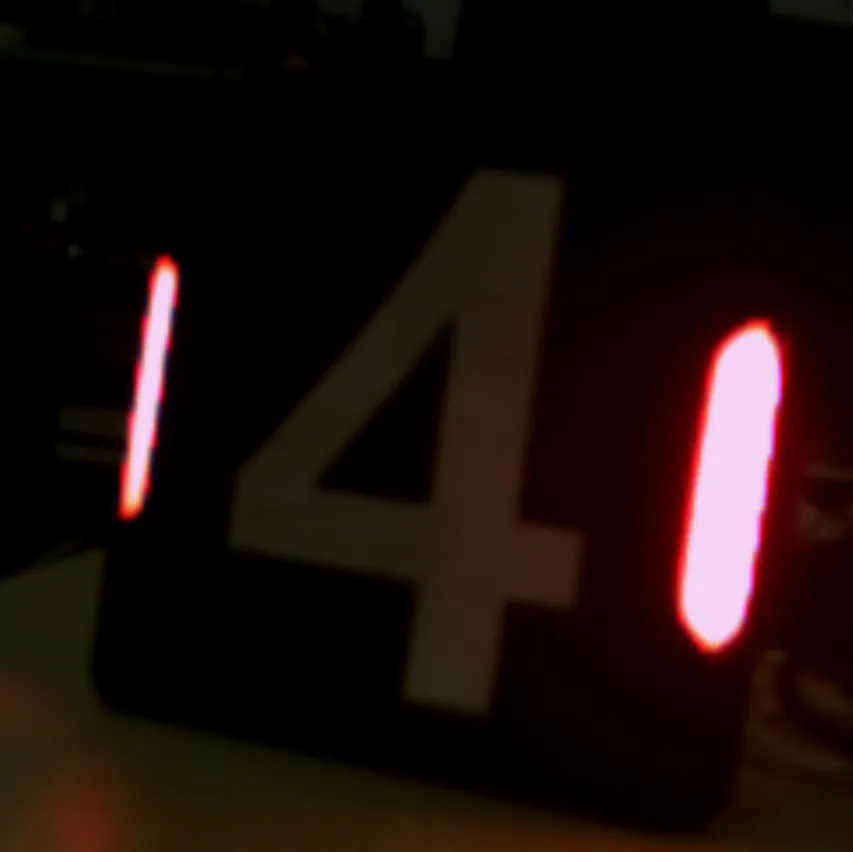
//> input picture image1.png, 853 x 852 px
$ ./Light_detection   (built with g++ and OpenCV 4)
//> lines starting //> are read from the running program, lines starting //| are printed output that depends on the picture; after the words box and inside, x2 and y2 are one past the last pixel; in counts of white or black regions, pixels touching at a corner belong together
//> further down, inputImage is the input picture: 852 rows x 853 cols, CV_8UC3; mean B, G, R 11.3, 14.7, 25.9
#include <opencv2/opencv.hpp>
#include <iostream>

void detectLights(const cv::Mat& inputImage) {
    cv::Mat grayImage, binaryImage, contoursImage;

    // 将图像转换为灰度图
    cv::cvtColor(inputImage, grayImage, cv::COLOR_BGR2GRAY);
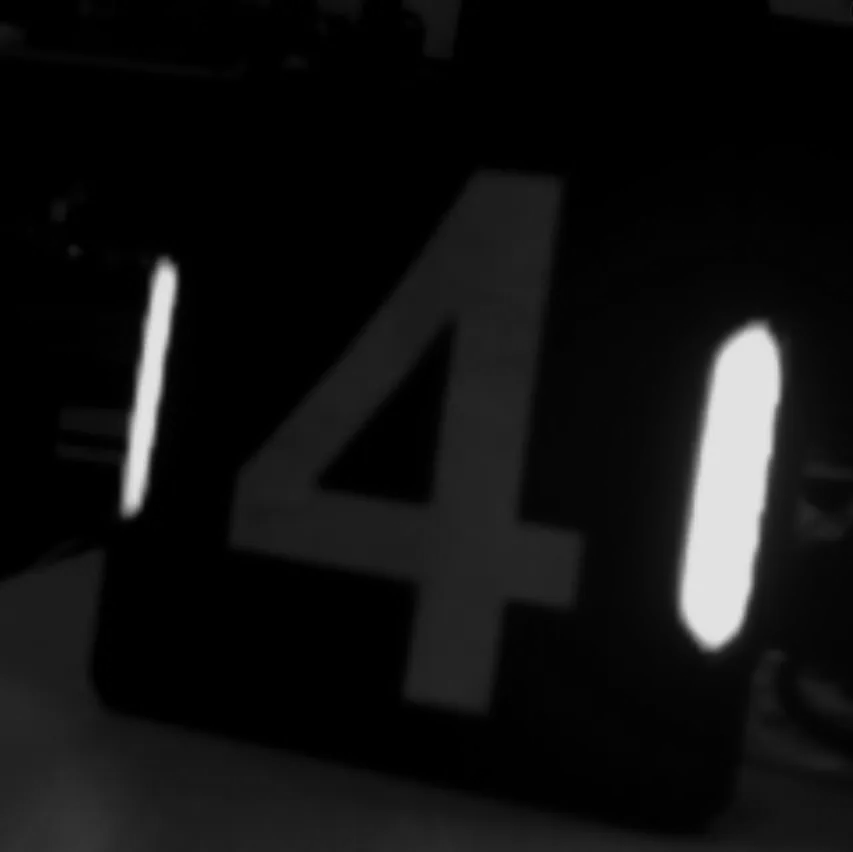
//> grayImage: 852 rows x 853 cols, CV_8UC1; min 0, max 230, mean 17.6

    // 对灰度图进行二值化
    cv::threshold(grayImage, binaryImage, 150, 255, cv::THRESH_BINARY);
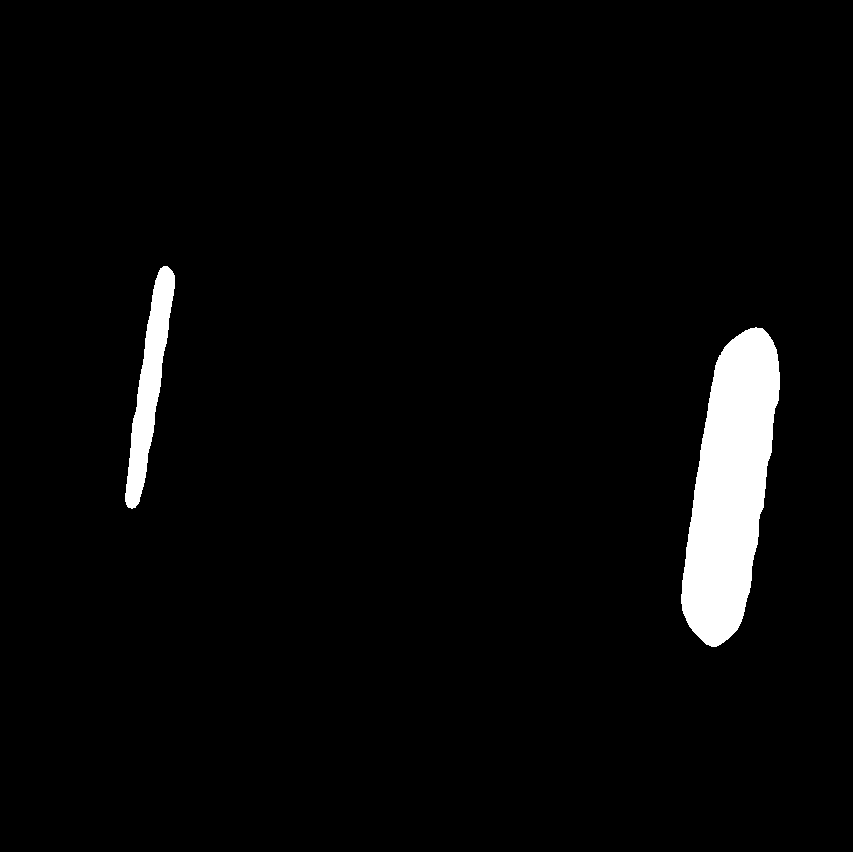
//> binaryImage: 852 rows x 853 cols, CV_8UC1; 3.4% white; 2 white regions

    // 轮廓检测
    std::vector<std::vector<cv::Point>> contours;
    cv::findContours(binaryImage, contours, cv::RETR_EXTERNAL, cv::CHAIN_APPROX_SIMPLE);
//> contours = 2 contours; box (x1, y1, x2, y2) and area: (681, 327, 780, 647) 19812, (125, 266, 175, 509) 4503

    // 筛选轮廓并绘制结果
    contoursImage = inputImage.clone();
    for (size_t i = 0; i < contours.size(); ++i) {
        cv::Rect boundingRect = cv::boundingRect(contours[i]);
        float aspectRatio = static_cast<float>(boundingRect.width) / boundingRect.height;

        // 筛选长宽比在合理范围内的轮廓
        if (aspectRatio > 0.1 && aspectRatio < 0.4 && boundingRect.area() > 100) {
            // 绘制轮廓
            cv::rectangle(contoursImage, boundingRect, cv::Scalar(0, 255, 0), 2);

            // 判断颜色
            cv::Mat roi = inputImage(boundingRect);
            int sumR = 0, sumB = 0;
            for (int y = 0; y < roi.rows; ++y) {
                for (int x = 0; x < roi.cols; ++x) {
                    cv::Vec3b color = roi.at<cv::Vec3b>(y, x);
                    sumB += color[0];
                    sumR += color[2];
                }
            }
            std::string color = sumR > sumB ? "Red" : "Blue";
            std::cout << "Detected a " << color << " light!" << std::endl;
        }
    }
//> this loop made 2 passes
//> (boundingRect, aspectRatio, sumB, sumR, color) on passes 1 to 2: (Rect(681, 327, 99, 320), 0.309, 5007754, 6293446, "Red"), (Rect(125, 266, 50, 243), 0.206, 1199158, 1606032, "Red")
//| Detected a Red light!
//| Detected a Red light!
//> pass 1, in detectLights, `cv::Mat roi = inputImage(boundingRect);`:
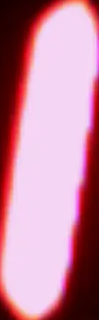
//> roi: 320 rows x 99 cols, CV_8UC3; mean B, G, R 158.1, 135.7, 198.7
//> pass 2, in detectLights, `cv::Mat roi = inputImage(boundingRect);`:
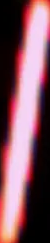
//> roi: 243 rows x 50 cols, CV_8UC3; mean B, G, R 98.7, 86.8, 132.2
//> after the loop:
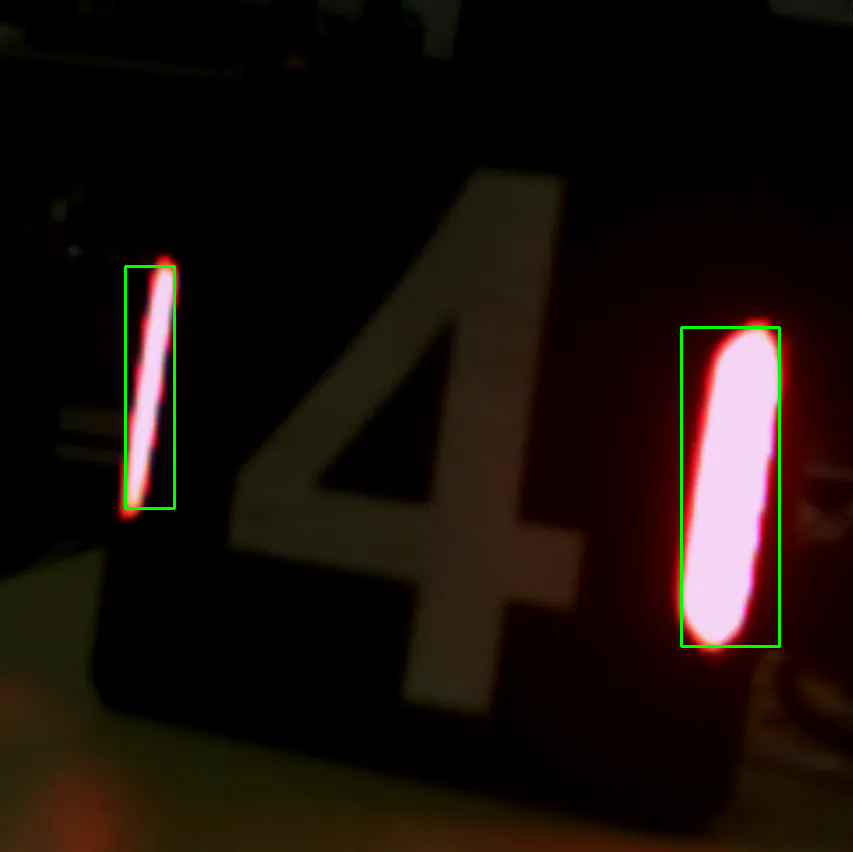
//> contoursImage: 852 rows x 853 cols, CV_8UC3; 0.58% of pixels changed, all inside (x1, y1, x2, y2) = (124, 265, 781, 648)

    // 显示结果
    cv::imshow("Detected Lights", contoursImage);
    cv::waitKey(0);
}

int main() {
    // 读取图像
    cv::Mat inputImage = cv::imread("../image1.png");
    if (inputImage.empty()) {
        std::cerr << "Error: Could not load image!" << std::endl;
        return -1;
    }

    // 检测灯条
    detectLights(inputImage);

    return 0;
}
